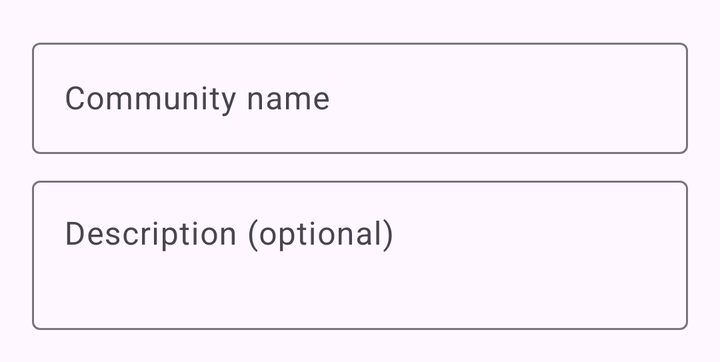
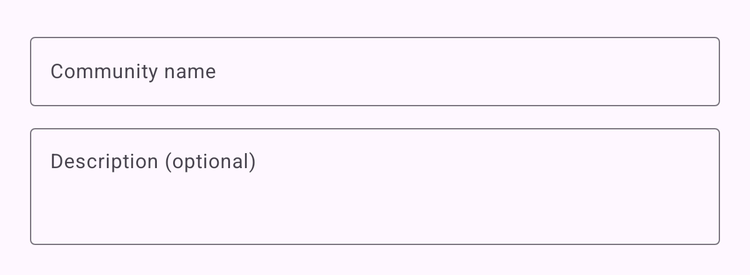

Compare how this app lays out the same screen by default and in its alternative resource folder. The renders come first, then the two layout files and the values they reference.
<!-- AndroidManifest.xml: application theme Theme.RedditCloneApp -->
<!-- res/layout/dialog_create_community.xml -->
<?xml version="1.0" encoding="utf-8"?>
<LinearLayout xmlns:android="http://schemas.android.com/apk/res/android"
    xmlns:app="http://schemas.android.com/apk/res-auto"
    android:id="@+id/layoutCreateCommunity"
    android:layout_width="match_parent"
    android:layout_height="wrap_content"
    android:orientation="vertical"
    android:padding="16dp">

    <com.google.android.material.textfield.TextInputLayout
        android:layout_width="match_parent"
        android:layout_height="wrap_content"
        android:hint="@string/community_name">

        <com.google.android.material.textfield.TextInputEditText
            android:id="@+id/etCommunityName"
            android:layout_width="match_parent"
            android:layout_height="wrap_content"
            android:maxLines="1" />
    </com.google.android.material.textfield.TextInputLayout>

    <com.google.android.material.textfield.TextInputLayout
        android:layout_width="match_parent"
        android:layout_height="wrap_content"
        android:layout_marginTop="8dp"
        android:hint="@string/description_optional">

        <com.google.android.material.textfield.TextInputEditText
            android:id="@+id/etCommunityDescription"
            android:layout_width="match_parent"
            android:layout_height="wrap_content"
            android:minLines="2"
            android:maxLines="4"
            android:gravity="top|start" />
    </com.google.android.material.textfield.TextInputLayout>

</LinearLayout>
<!-- resources referenced by this layout -->
<resources>
  <string name="community_name">Community name</string>
  <string name="description_optional">Description (optional)</string>
  <style name="Theme.RedditCloneApp" parent="Base.Theme.RedditCloneApp" />
  <style name="Base.Theme.RedditCloneApp" parent="Theme.Material3.DayNight.NoActionBar">
          
          
          <item name="android:windowFullscreen">false</item>
      </style>
</resources>
<!-- res/layout-sw600dp/dialog_create_community.xml (the repository's variant of the layout above) -->
<!-- drawn on a 7-inch tablet held upright -->
<?xml version="1.0" encoding="utf-8"?>
<ScrollView xmlns:android="http://schemas.android.com/apk/res/android"
    xmlns:app="http://schemas.android.com/apk/res-auto"
    android:layout_width="match_parent"
    android:id="@+id/layoutCreateCommunity"
    android:layout_height="wrap_content">

    <LinearLayout
        android:layout_width="600dp"
        android:layout_height="wrap_content"
        android:orientation="vertical"
        android:layout_gravity="center_horizontal"
        android:padding="24dp">

        <com.google.android.material.textfield.TextInputLayout
            android:layout_width="match_parent"
            android:layout_height="wrap_content"
            android:hint="@string/community_name">

            <com.google.android.material.textfield.TextInputEditText
                android:id="@+id/etCommunityName"
                android:layout_width="match_parent"
                android:layout_height="wrap_content"
                android:maxLines="1" />
        </com.google.android.material.textfield.TextInputLayout>

        <com.google.android.material.textfield.TextInputLayout
            android:layout_width="match_parent"
            android:layout_height="wrap_content"
            android:layout_marginTop="12dp"
            android:hint="@string/description_optional">

            <com.google.android.material.textfield.TextInputEditText
                android:id="@+id/etCommunityDescription"
                android:layout_width="match_parent"
                android:layout_height="wrap_content"
                android:minLines="3"
                android:maxLines="5"
                android:gravity="top|start" />
        </com.google.android.material.textfield.TextInputLayout>

    </LinearLayout>

</ScrollView>
